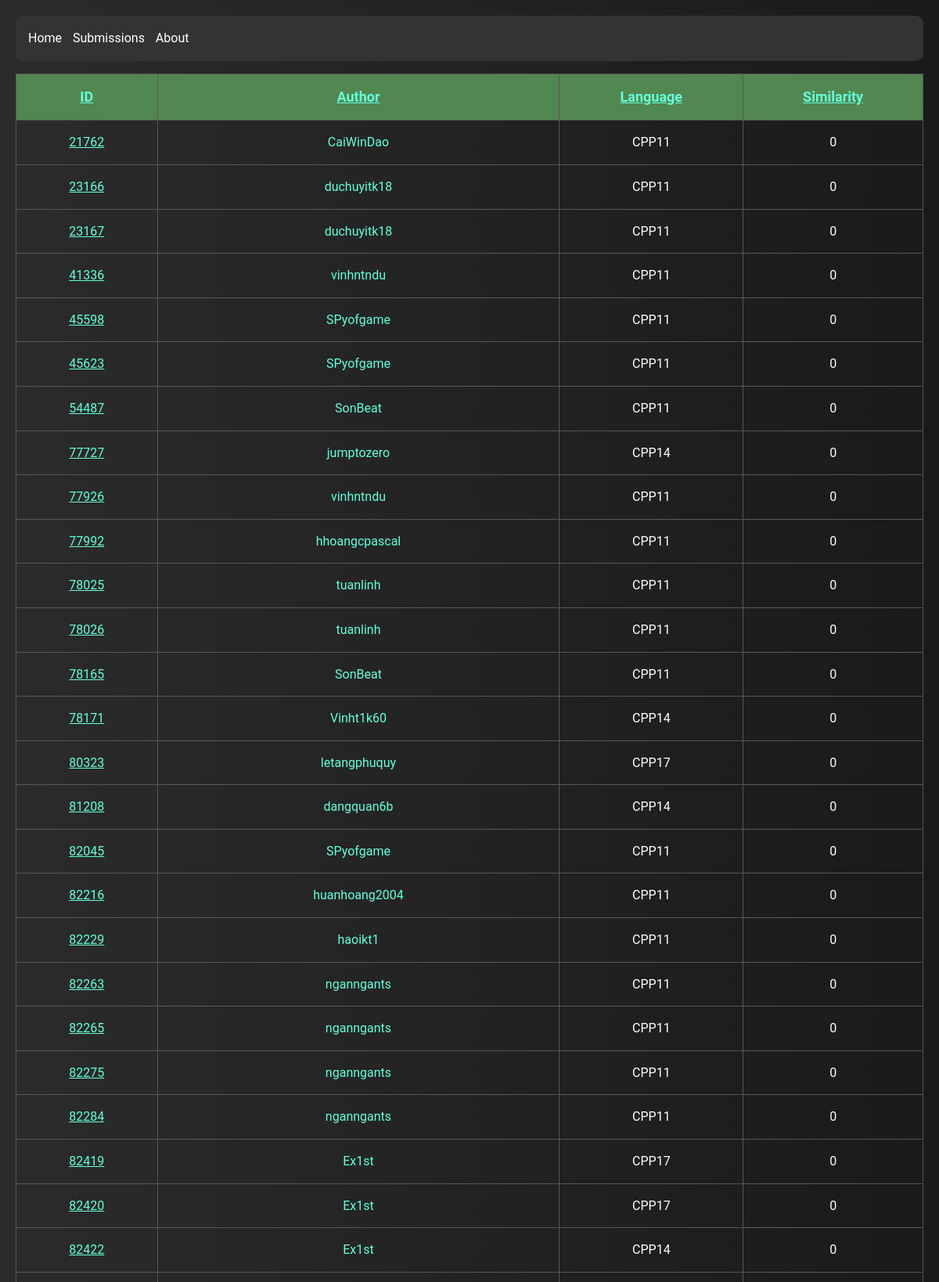
Page /submissions?order=sub_id (upper part) on the committed database.
### CheatingDetection/models.py (models this page shows)
class Submission(models.Model):
    score = models.IntegerField(default=0)
    sub_id = models.IntegerField(unique=True, db_index=True)
    language = models.CharField(max_length=20)
    source = models.CharField(max_length=100000)
    user = models.ForeignKey(User, on_delete=models.CASCADE, null=True)

class User(models.Model):
    name = models.CharField(max_length=200, unique=True, db_index=True)

### CheatingDetection/views.py (the view)
# urls.py: path('submissions', views.result_view, name='submissions'),
def result_view(request):
    order = request.GET.get('order')
    queryset = Submission.objects
    if order:
        queryset = queryset.order_by(order)
    else:
        queryset = queryset.order_by('-score')
    page = int(request.GET.get('page', 1))
    queryset = queryset[(page - 1) * 50 : page * 50]
    context = {"result": queryset, "order": order}
    return render(request, 'result.html', context)

### CheatingDetection/templates/result.html (shortened to what this page needs)
{% extends "base.html" %}
{% block body %}
  <table>
    <tr>
      <th><a href="?order={% if order == 'sub_id' %}-sub_id{% else %}sub_id{% endif %}">ID</a></th>
      <th><a href="?order={% if order == 'user__name' %}-user__name{% else %}user__name{% endif %}">Author</a></th>
      <th><a href="?order={% if order == 'language' %}-language{% else %}language{% endif %}">Language</a></th>
      <th><a href="?order={% if order == '-score' %}score{% else %}-score{% endif %}">Similarity</a></th>
    </tr>
    {% for item in result %}
      <tr>
        <td>
          <a href="/submission/{{item.sub_id}}" target="_blank">{{item.sub_id}}</a>
        </td>
        <td>
          <a href="https://lqdoj.edu.vn/user/{{item.user.name}}" target="_blank" style="text-decoration: none">{{item.user.name}}</a>
        </td>
        <td>
          {{item.language}}
        </td>
        <td>
          {{item.score}}
        </td>
      </tr>
    {% endfor %}
  </table>
{% endblock %}

### CheatingDetection/templates/base.html (style rules this page uses)
body { background: linear-gradient(to right, #2b2b2b, #1a1a1a); color: #ccd6f6; font-family: Roboto, Arial, sans-serif; padding: 20px; margin: 0; line-height: 1.6; }
a { color: #64ffda; }

### CheatingDetection/templates/result.html (style rules this page uses)
table { width: 100%; border-collapse: collapse; color: #fff; border: 1px solid #ddd; font-size: 1em; }
th, td { padding: 12px 15px; border: 1px solid #595656; padding: 15px; text-align: center; }
th { background-color: #518751; font-size: 18px; color: #dbdbdb; }

### rows in the picture
Submission: sub_id "21762", user.name "CaiWinDao", language "CPP11", score "0"
Submission: sub_id "23166", user.name "duchuyitk18", language "CPP11", score "0"
Submission: sub_id "23167", user.name "duchuyitk18", language "CPP11", score "0"
Submission: sub_id "41336", user.name "vinhntndu", language "CPP11", score "0"
Submission: sub_id "45598", user.name "SPyofgame", language "CPP11", score "0"
Submission: sub_id "45623", user.name "SPyofgame", language "CPP11", score "0"
Submission: sub_id "54487", user.name "SonBeat", language "CPP11", score "0"
Submission: sub_id "77727", user.name "jumptozero", language "CPP14", score "0"
Submission: sub_id "77926", user.name "vinhntndu", language "CPP11", score "0"
Submission: sub_id "77992", user.name "hhoangcpascal", language "CPP11", score "0"
Submission: sub_id "78025", user.name "tuanlinh", language "CPP11", score "0"
Submission: sub_id "78026", user.name "tuanlinh", language "CPP11", score "0"
Submission: sub_id "78165", user.name "SonBeat", language "CPP11", score "0"
Submission: sub_id "78171", user.name "Vinht1k60", language "CPP14", score "0"
Submission: sub_id "80323", user.name "letangphuquy", language "CPP17", score "0"
Submission: sub_id "81208", user.name "dangquan6b", language "CPP14", score "0"
Submission: sub_id "82045", user.name "SPyofgame", language "CPP11", score "0"
Submission: sub_id "82216", user.name "huanhoang2004", language "CPP11", score "0"
Submission: sub_id "82229", user.name "haoikt1", language "CPP11", score "0"
Submission: sub_id "82263", user.name "nganngants", language "CPP11", score "0"
Submission: sub_id "82265", user.name "nganngants", language "CPP11", score "0"
Submission: sub_id "82275", user.name "nganngants", language "CPP11", score "0"
Submission: sub_id "82284", user.name "nganngants", language "CPP11", score "0"
Submission: sub_id "82419", user.name "Ex1st", language "CPP17", score "0"
Submission: sub_id "82420", user.name "Ex1st", language "CPP17", score "0"
Submission: sub_id "82422", user.name "Ex1st", language "CPP14", score "0"
